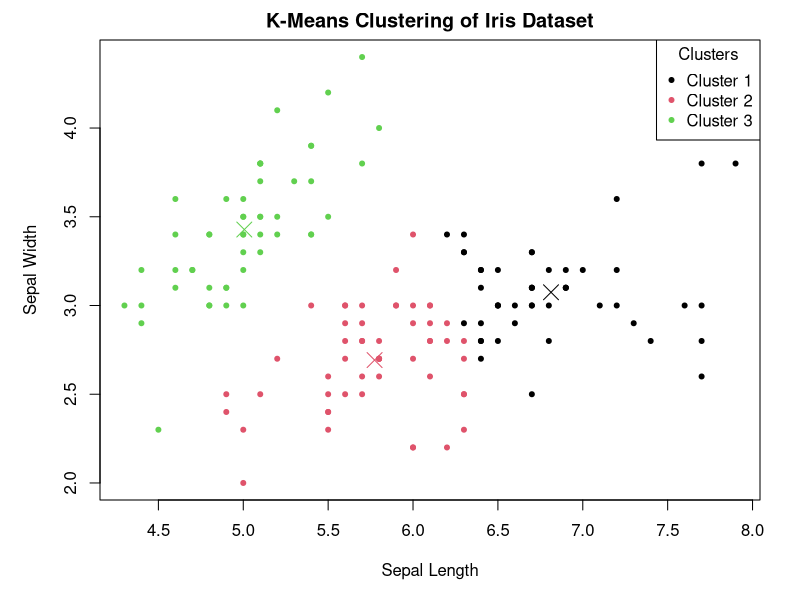

This figure's R source:
# Example data
data <- iris[, 1:2] # Using the first four columns of the iris dataset for simplicity

# Perform k-means clustering
k <- 3 # Number of clusters
kmeans_result <- kmeans(data, centers = k)

# Get cluster assignments
cluster_assignment <- kmeans_result$cluster

# Get centroids
centroids <- kmeans_result$centers

# Set up plot margins
par(mar = c(5, 5, 2, 2))  # Adjust margins (bottom, left, top, right)

# Plot data points
plot(data[, 1], data[, 2], col = cluster_assignment, pch = 20, 
     main = "K-Means Clustering of Iris Dataset", xlab = "Sepal Length", ylab = "Sepal Width")

# Add centroids to the plot
points(centroids[, 1], centroids[, 2], col = 1:k, pch = 4, cex = 2)

# Add legend
legend("topright", legend = paste("Cluster", 1:k), col = 1:k, pch = 20, title = "Clusters")
